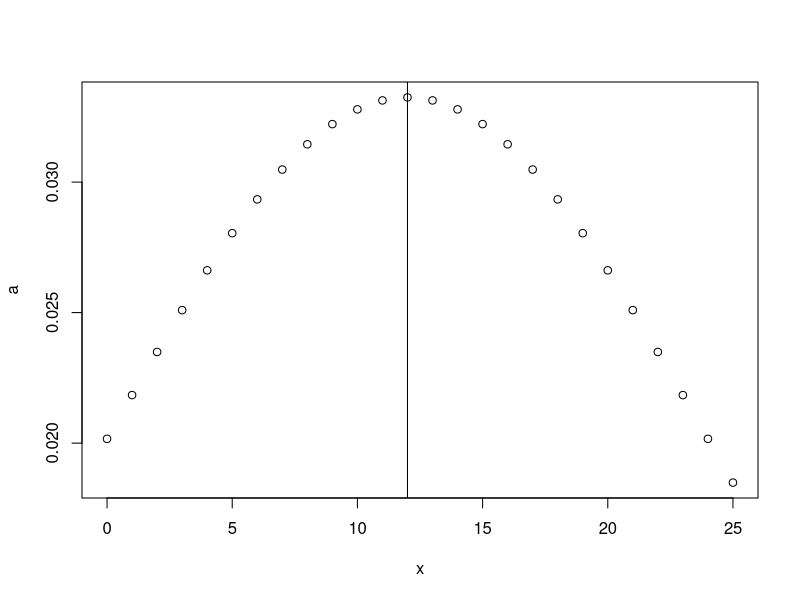
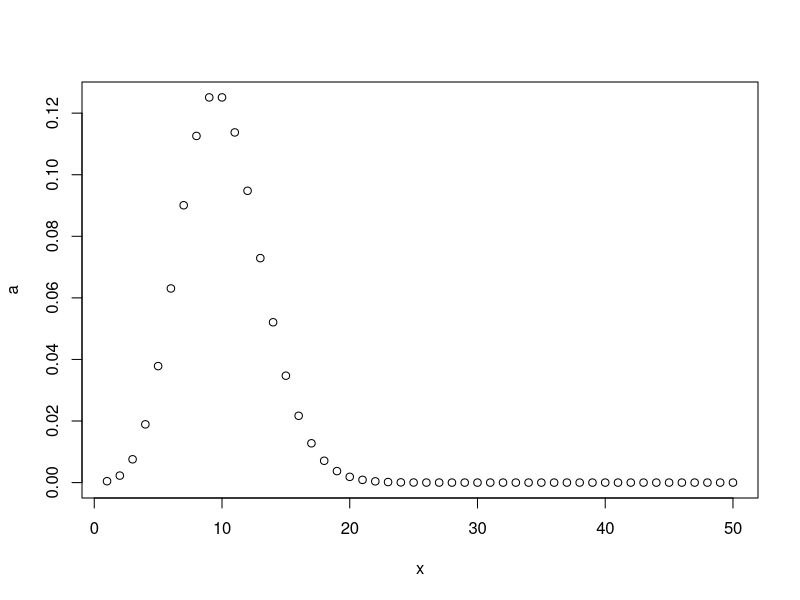

Generate these figures, in order, with R:
# R ile İstatistiksel Dağılımlar

#binom dağılımı bir olayın arka arkaya meydana gelme sıklığını hesaplar
help("dbinom")
dbinom(x=10, prob = 1/6, size = 20)

#Normal dağılım
help("pnorm")
dnorm(x=10, mean = 0, sd=20)
pnorm(q=0, mean = 2, sd=10)
pnorm(q=0, mean = 2, sd=10, lower.tail = FALSE)

x = 0:25 #şimdi x gibi bir dizi için normal dağılıma bakalım
dnorm(x, mean = 12, sd=12) # x dizisi için normal dağılım değerleri 

a = dnorm(x, mean = 12, sd=12) # a değişkenine atayıp toplamına bakmak istiyorum sayıların
sum(a) # 0.72 çıktı ama ne yaptım ben de bilmiyorum. niye öyle çıktı acaba?

plot(x, a) #plot grafiğini çizdirince ne yaptığımız çok daha iyi anlaşılıyor
abline(v=12) # 12 yi orta değer belirlediğim için oraya bir çizgi koyduk grafikte

#POISSON Dağılımı  
help("dpois")
dpois(x=3, lambda = 10) #x=3 lambda=10 için dağılım
dpois(x=1:7, lambda = 10) # dizi için de kullanılabilir.
x=1:50
a = dpois(x, lambda = 10)
plot(x,a) # yine grafik ile daha iyi anlaşılıyor

#Student-T Dağılımı veya T-Dağılımı
qt(0.25, df=25)
pt(0.40, df=10)
help("qt") #kullanacağımız parametrelere bakabiliriz help ile

#aşağıdaki dağılımlar da istatistikte sıkça kullanılır. bakmakta fayda var.
help(pf) # f dağılımı
help(pexp) # üssel(exponential) dağılım

